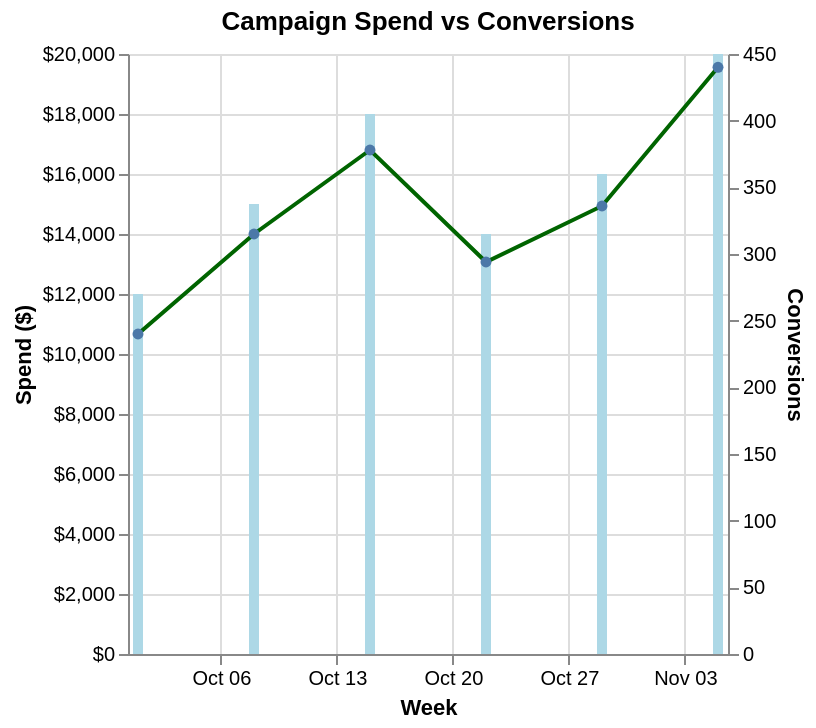

The Vega-Lite source for this figure:
### Vega-Lite specification from a JSON file in a GitHub repository (floating-point values rounded to 4 significant figures)
{"$schema": "https://vega.github.io/schema/vega-lite/v5.json", "description": "Marketing campaign performance", "layer": [{"mark": "bar", "encoding": {"x": {"field": "week", "type": "temporal", "axis": {"title": "Week", "format": "%b %d"}}, "y": {"field": "spend", "type": "quantitative", "axis": {"title": "Spend ($)", "format": "$,.0f"}}, "color": {"value": "lightblue"}}}, {"mark": {"type": "line", "point": true, "color": "darkgreen"}, "encoding": {"x": {"field": "week", "type": "temporal"}, "y": {"field": "conversions", "type": "quantitative", "axis": {"title": "Conversions"}}}}], "data": {"values": [{"week": "2024-10-01", "spend": 12000, "conversions": 240}, {"week": "2024-10-08", "spend": 15000, "conversions": 315}, {"week": "2024-10-15", "spend": 18000, "conversions": 378}, {"week": "2024-10-22", "spend": 14000, "conversions": 294}, {"week": "2024-10-29", "spend": 16000, "conversions": 336}, {"week": "2024-11-05", "spend": 20000, "conversions": 440}]}, "resolve": {"scale": {"y": "independent"}}, "title": "Campaign Spend vs Conversions"}
